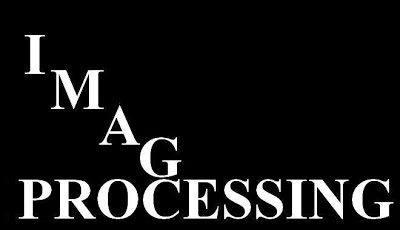
%> input picture extra examples/label3.jpg, 400 x 230 px
$ octave extractcomponent.m   (GNU Octave 9; MATLAB toolbox functions it lacks are replaced by stand-ins)
%> lines starting %> are read from the running program, lines starting %| are printed output that depends on the picture; in (x1, y1, x2, y2) boxes, pixels count from 0 and x2, y2 are one past the last pixel; in counts of white or black regions, pixels touching at a corner belong together; the program's own positions count from 1
I=imread('label3.jpg');
%> I is the input picture: size 230x400x3 uint8; min 0, max 255, mean 22.1

I=im2bw(I);
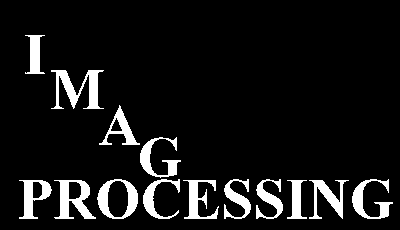
%> I: size 230x400 logical; 8.7% white; 14 white regions, largest, box (x1, y1, x2, y2) and area: (51, 70, 104, 109) 893, (54, 180, 96, 219) 778, (97, 179, 138, 219) 692

%Structuring element
B=strel('square',3);
A=I;
%Find a non-zero element's position.
p=find(A==1);
%> p = 8037 values from 4551 to 90364
p=p(1);
%> p = 4551
Label=zeros([size(A,1) size(A,2)]);
N=0;

while(~isempty(p))
    N=N+1;%Label for each component
    p=p(1);
X=false([size(A,1) size(A,2)]);
X(p)=1;

Y=A&imdilate(X,B);
while(~isequal(X,Y))
    X=Y;
    Y=A&imdilate(X,B);
end

Pos=find(Y==1);

A(Pos)=0;
%Label the components
Label(Pos)=N;

p=find(A==1);

end
%> this loop made 14 passes
%> pass 1, `Y=A&imdilate(X,B);`:
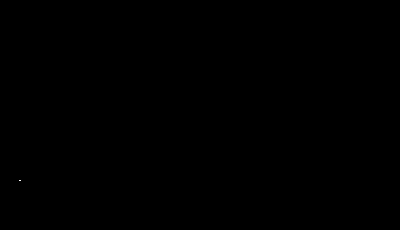
%> Y: size 230x400 logical; 0% white in thin lines or dots, all inside (x1, y1, x2, y2) = (19, 180, 21, 181)
%> after the loop: A: size 230x400 logical; 8.74% of pixels changed, all inside (x1, y1, x2, y2) = (19, 35, 393, 219)
%> after the loop:
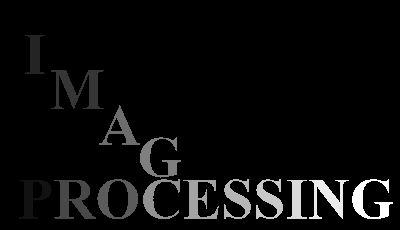
%> Label: size 230x400 double; min 0, max 14, mean 0.627; drawn with min black and max white
%> after the loop:
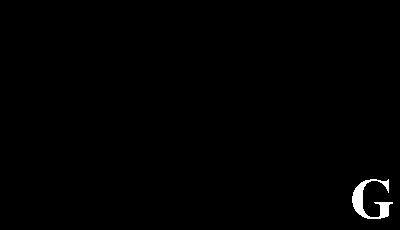
%> X: size 230x400 logical; 0.65% white; 1 white region, box (x1, y1, x2, y2) and area: (352, 179, 393, 219) 602
imtool(Label);


%Extracting the components
Im=zeros([size(A,1) size(A,2)]);
ele=find(Label==1);
%> ele = 569 values from 4551 to 11921
Im(ele)=1;
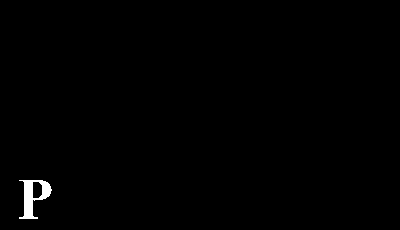
%> Im: size 230x400 double; values 0 (black) and 1 (white), 0.62% white; 1 white region, box (x1, y1, x2, y2) and area: (19, 180, 52, 219) 569
figure,imshow(Im);title('Label:1');


%Extracting the characters 'I M A G E'
ele=find(Label==2|Label==3|Label==6|Label==7|Label==9);
%> ele = 2961 values from 5786 to 50348
Im1=zeros([size(A,1) size(A,2)]);
Im1(ele)=1;
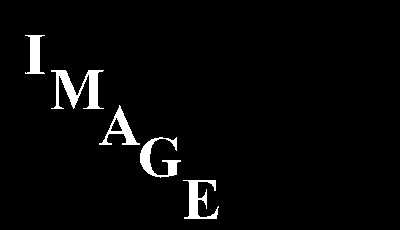
%> Im1: size 230x400 double; values 0 (black) and 1 (white), 3.2% white; 5 white regions, box (x1, y1, x2, y2) and area: (51, 70, 104, 109) 893, (140, 137, 181, 178) 591, (183, 180, 219, 219) 577, (99, 105, 140, 145) 478, (25, 35, 45, 74) 422
figure,imshow(Im1);title('Specific components');


Total=sprintf('Total Number of Letters:%d',N);
%> Total = 'Total Number of Letters:14'
display(Total);
%| Total = Total Number of Letters:14


%Differentiate each component with a specific color
RGBIm=zeros([size(Label,1) size(Label,2) 3]);
R=zeros([size(Label,1) size(Label,2)]);
G=zeros([size(Label,1) size(Label,2)]);
B=zeros([size(Label,1) size(Label,2)]);
U=64;
V=255;
W=128;
for i=1:N
    Pos=find(Label==i);
    R(Pos)=mod(i,2)*V;
    G(Pos)=mod(i,5)*U;
    B(Pos)=mod(i,3)*W;


 end
%> this loop made 14 passes
%> R: size 230x400 double; 4.8% white; 7 white regions, largest, box (x1, y1, x2, y2) and area: (51, 70, 104, 109) 893, (97, 179, 138, 219) 692, (140, 137, 181, 178) 591
RGBIm(:,:,1)=R;
RGBIm(:,:,2)=G;
RGBIm(:,:,3)=B;
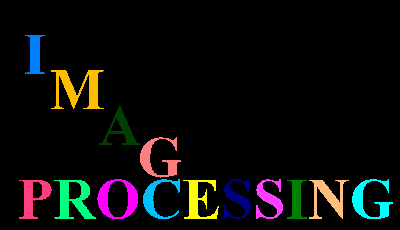
%> RGBIm: size 230x400x3 double; mean R, G, B 12.2, 12.6, 11.7; drawn with min black and max white
RGBIm=uint8(RGBIm);
%> RGBIm: size 230x400x3 uint8
figure,imshow(RGBIm);title('Labelled Components');
